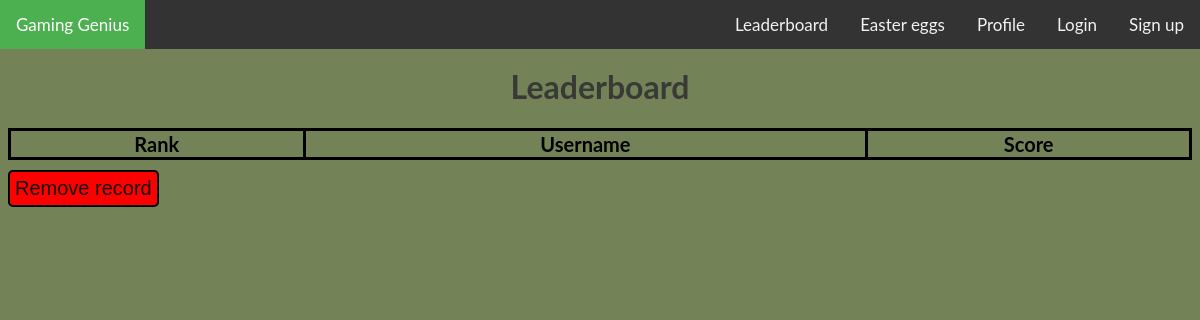
The page /leaderboard on the database as committed earlier.
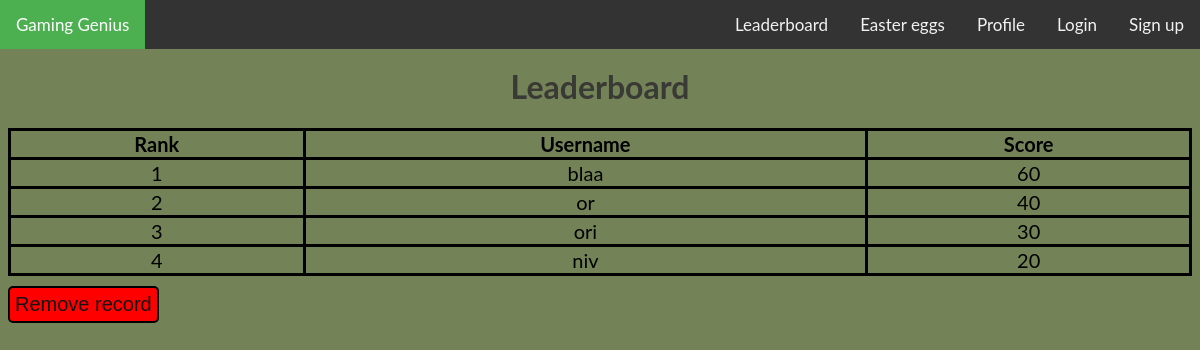
The same page on the database as committed later.
### models.py (models this page shows)
class BaseModel(Model):
    class Meta:
        database = database

class Leaderboard(BaseModel):
    user_id = ForeignKeyField(Users)
    name = TextField()
    score = IntegerField()
    class Meta:
        table_name = 'leaderboard'

### app.py (the view, shortened to what this page needs)
@app.route('/leaderboard', methods=['GET', 'POST'])
def leaderboard():
    if request.method == "GET":
        details = get_leaderboard_details()
        return render_template('leaderboard.j2', details=details)

### app.py (called while the page is built)
def get_leaderboard_details():
    results = Leaderboard.select().order_by(Leaderboard.score.desc())
    tuples = [(result.name, result.score) for result in results]
    return {'Scores': tuples}

### templates/leaderboard.j2
{% extends "base.j2" %}
{% block head %}
<link rel="stylesheet" href="../static/leaderboard.css" />
{% endblock %}
{% block content %}
<h1>Leaderboard</h1>
<table id="scores" style="width:100%">
    <tr>
        <th>Rank</th>
        <th>Username</th>
        <th>Score</th>
    </tr>
    {% for score in details.Scores %}
    <tr>
        <td>{{loop.index}}</td>
        <td>{{score[0]}}</td>
        <td>{{score[1]}}</td>
    </tr>
    {% endfor %}
</table>
<form id="dummy_form" action="/leaderboard" method="POST">
    <button class="button">Remove record</button>
</form>
{% endblock %}

### templates/base.j2 (shortened to what this page needs)
<!DOCTYPE html>
<html lang="en">
<head>
    <link rel="stylesheet" href="static/style.css">
    {% block head %}
    {% endblock %}
</head>
<body>
    <br><br>
    <div class="topnav" id="myTopnav">
        <a href="/" class="active">Gaming Genius</a>
        <a class="right" href="/sign_up">Sign up</a>
        <a class="right" href="/login">Login</a>
        <a class="right" href="/profile">Profile</a>
        <a class="right" href="/easter_eggs">Easter eggs</a>
        <a class="right" href="/leaderboard">Leaderboard</a>
    </div>
    <div id="content">{% block content %}{% endblock %}</div>
</body>
</html>

### static/style.css (style rules this page uses)
.topnav { background-color: #333; overflow: hidden; top: 0; left: 0; position: fixed; width: 100%; }
.topnav a { float: left; display: block; color: #f2f2f2; text-align: center; padding: 14px 16px; text-decoration: none; font-size: 17px; }
.topnav a.right { float: right; }
.topnav a.active { background-color: #4CAF50; color: white; }

### static/leaderboard.css (style rules this page uses)
body { font-family: 'Lato', sans-serif; background-color: #748357; }
h1, h2 { text-align: center; color: rgb(57, 58, 53); }
table, th, td { border: 3px solid black; border-collapse: collapse; }
button { background: red; border: 2px solid black; border-radius: 5px; padding: 5px; margin-top: 10px; color: rgb(20, 20, 20); font-size: 20px; transition-duration: .1s; }
#scores { text-align: center; font-size: 20px; color: black; padding: 2px; }

Rows that differ between the two databases and show on the page:
added Leaderboard: name "blaa", score "60"
added Leaderboard: name "or", score "40"
added Leaderboard: name "ori", score "30"
added Leaderboard: name "niv", score "20"
